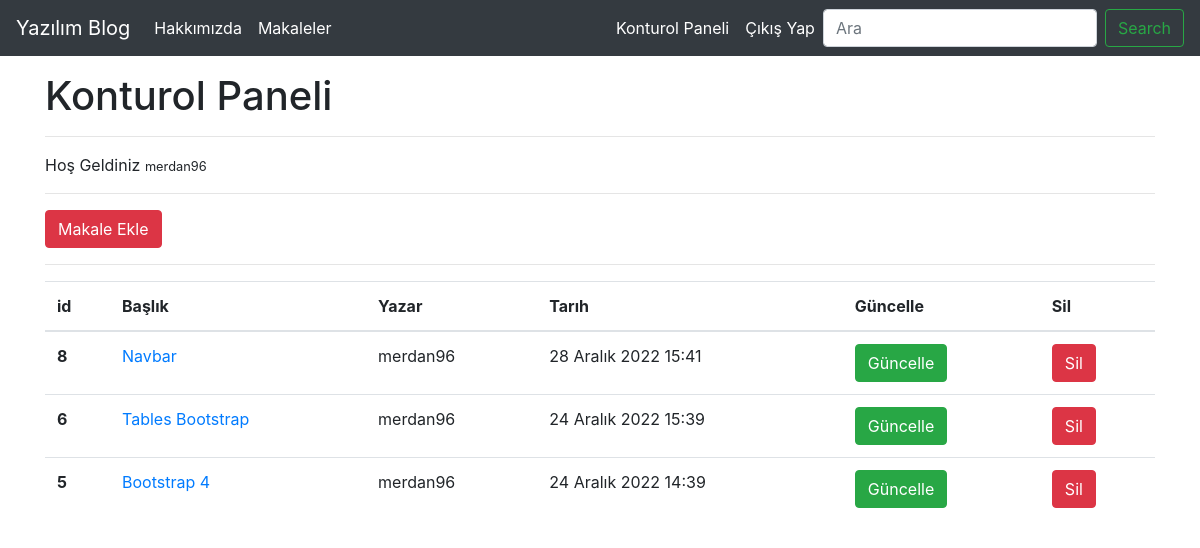
Screenshot of /articles/dashboard/ (signed in) with the database file from the repository.
### article/models.py (models this page shows, shortened)
class Articles(models.Model):
    autor=models.ForeignKey("auth.user", on_delete=models.CASCADE,verbose_name="Yazar")
    title = models.CharField(max_length=50, verbose_name="Başlık" )
    content= models.TextField(verbose_name="İçerik")
    created_date=models.DateTimeField(auto_now_add=True, verbose_name="Oluşturulma Tarihi")
    article_image=models.FileField(blank=True, null=True,verbose_name="Resim Ekle")
    class Meta:
       ordering = ['-created_date']

### article/views.py (the view)
# urls.py: path('dashboard/', views.dashboard, name="dashboard"),
@login_required(login_url="user:login")
def dashboard(request):  #Konturol Paneli
    articles=Articles.objects.filter(autor=request.user)
    context={
        "articles": articles
    }
    return render(request,"dashboard.html", context)

### article/templates/dashboard.html
{% extends 'layout.html' %}
{% block body %}
<h1>Konturol Paneli</h1>
<hr>
<p> Hoş Geldiniz <small>{{request.user.username}}</small></p>
<hr>
<a class="btn btn-danger" href="/articles/addarticle">Makale Ekle</a>
<hr>
{% if articles %}
<table class="table">
    <thead>
      <tr>
        <th scope="col">id</th>
        <th scope="col">Başlık</th>
        <th scope="col">Yazar</th>
        <th scope="col">Tarıh</th>
        <th scope="col">Güncelle</th>
        <th scope="col">Sil</th>
      </tr>
    </thead>
    <tbody>
    {% for article  in articles %}
    <tr>
        <th scope="row">{{article.id}}</th>
        <td><a href="{%url 'article:detail' article.id %}">{{article.title}}</a></td>
        <td>{{article.autor}}</td>
        <td>{{article.created_date}}</td>
        <td><a class="btn btn-success" href="{%url 'article:update' article.id %}">Güncelle</a></td>
        <td><a class="btn btn-danger" href="{%url 'article:update' article.id %}">Sil</a></td>
      </tr>
    {% endfor %}
    </tbody>
  </table>
{% else %}
 <div class="alert alert-danger">
 Henüz Makaleniz Bulunmamakta
 </div>
{% endif %}
{% endblock %}

### article/templates/layout.html (shortened to what this page needs)
<!DOCTYPE html>
<html>
    <head>
        <link rel="stylesheet" href="">
        <link rel="stylesheet" href="https://cdn.jsdelivr.net/npm/bootstrap@4.0.0/dist/css/bootstrap.min.css">
    </head>
    <body>
       {% include "includes/navbar.html" %}
        <br><br>
        <div class="container">
            <br>
            {% block body %}
            {% endblock body %}
        </div>
    </body>
</html>

### article/templates/includes/navbar.html (shortened to what this page needs)
<nav class="navbar navbar-expand-md navbar-dark fixed-top bg-dark">
    <a class="navbar-brand" href=" {% url 'index' %}">Yazılım Blog</a>
    <div class="collapse navbar-collapse" id="navbarCollapse">
      <ul class="navbar-nav mr-auto">
        <li class="nav-item active">
          <a class="nav-link" href="{% url 'about' %}">Hakkımızda</a>
        </li>
        <li class="nav-item active">
          <a class="nav-link" href="{% url 'article:articles' %}">Makaleler</a>
        </li>
      </ul>
      <ul class="navbar-nav ml-auto">
        {% if request.user.is_authenticated %}
            <li class="nav-item active">
              <a class="nav-link" href="{% url 'article:dashboard' %}">Konturol Paneli </a>
            </li>
            <li class="nav-item active">
              <a class="nav-link" href="{% url 'user:logout' %}">Çıkış Yap </a>
            </li>
        {% endif %}
      </ul>
      <form class="form-inline mt-2 mt-md-0">
        <input class="form-control mr-sm-2" type="text" name="keyword" placeholder="Ara" aria-label="Search">
        <button class="btn btn-outline-success my-2 my-sm-0" type="submit">Search</button>
      </form>
    </div>
  </nav>

### rows the page displays
Articles: id "8", title "Navbar", autor "merdan96", created_date "28 Aralık 2022 15:41"
Articles: id "6", title "Tables Bootstrap", autor "merdan96", created_date "24 Aralık 2022 15:39"
Articles: id "5", title "Bootstrap 4", autor "merdan96", created_date "24 Aralık 2022 14:39"

### other values shown
{{ request.user.username }} "merdan96"
